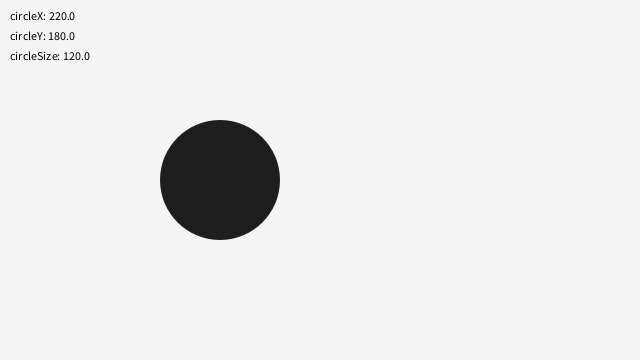
Frame 1 (no input)
Frame 60 (the mouse pressed at the canvas centre just before this capture): identical to frame 1, image omitted
Frame 120 (the mouse held since frame 60 and released just before this capture): identical to frame 1, image omitted

The Processing sketch that drew this single still picture (run headless with seeded random() and noise(); from frame 60 on, the mouse is pressed at the canvas centre):

// Processing sketch: variables
// ── variables.pde
/*
  01_variables.pde
  Topic: Variables

  Idea (design-first):
  Variables are "handles" you can tweak to change a visual system.
  Here: position, size, and color are controlled by variables.

  Try this:
  - Change circleSize
  - Change circleX / circleY
  - Change the background color
*/

float circleX = 220;
float circleY = 180;
float circleSize = 120;

int bgGray = 245;       // background brightness (0..255)
int circleGray = 30;    // circle brightness (0..255)

void setup() {
  size(640, 360);
  noStroke();
}

void draw() {
  background(bgGray);

  fill(circleGray);
  ellipse(circleX, circleY, circleSize, circleSize);

  // Debug overlay: show current values
  fill(0);
  text("circleX: " + circleX, 10, 20);
  text("circleY: " + circleY, 10, 40);
  text("circleSize: " + circleSize, 10, 60);
}
